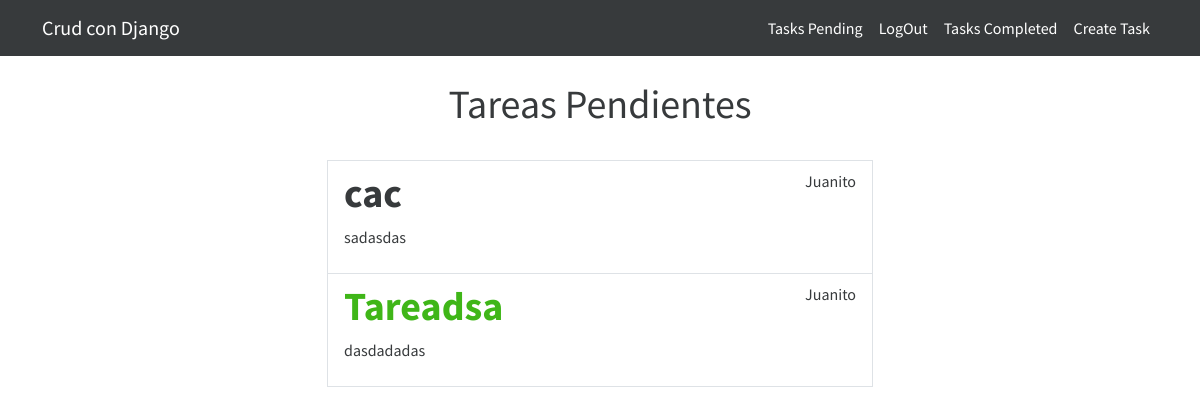
The app's page /tasks/ (signed in) with its own data.
### tasks/models.py (models this page shows, shortened)
class Tasks(models.Model):
    title = models.CharField(max_length=100)
    description = models.TextField(blank=True)
    created_at = models.DateTimeField(auto_now_add=True)
    datecompleted = models.DateTimeField(null=True,blank=True)
    important = models.BooleanField(default=False)
    user = models.ForeignKey(User, on_delete=models.CASCADE)

### tasks/views.py (the view)
# urls.py: path('', include('tasks.urls'))
@login_required
def tasks(request):
    tasks = Tasks.objects.filter(user=request.user,datecompleted__isnull=True)
    return render(request,'tasks.html',{"tasks":tasks,"title":"Tareas Pendientes"})

### tasks/templates/tasks.html (shortened to what this page needs)
{% extends "index.html" %}
{% block body %}
    <main class="container">
        <div class="row">
            <div class="col-md-6 offset-md-3">
                <h1 class="text-center py-4">{{title}}</h1>
                <ul class="list-group">
                {% for task in tasks %}
                    <a class="list-group-item"  href="{% url 'task-detail' task.id %}" >
                        <header class="d-flex justify-content-between">
                            {% if task.important %}
                                <h1 class="fw-bold text-success">{{task.title}}</h1>
                            {% else %}
                                <h1 class="fw-bold">{{task.title}}</h1>
                            {% endif %}
                            <p>{{task.user.username}}</p>
                        </header>
                        <p>{{task.description}}</p>
                {% endfor %}
                </ul>
            </div>
        </div>
    </main>
{% endblock%}

### records on screen
Tasks: title "cac", user.username "Juanito", description "sadasdas"
Tasks: title "Tareadsa", user.username "Juanito", description "dasdadadas"

### other values on screen
{{ title }} "Tareas Pendientes"
